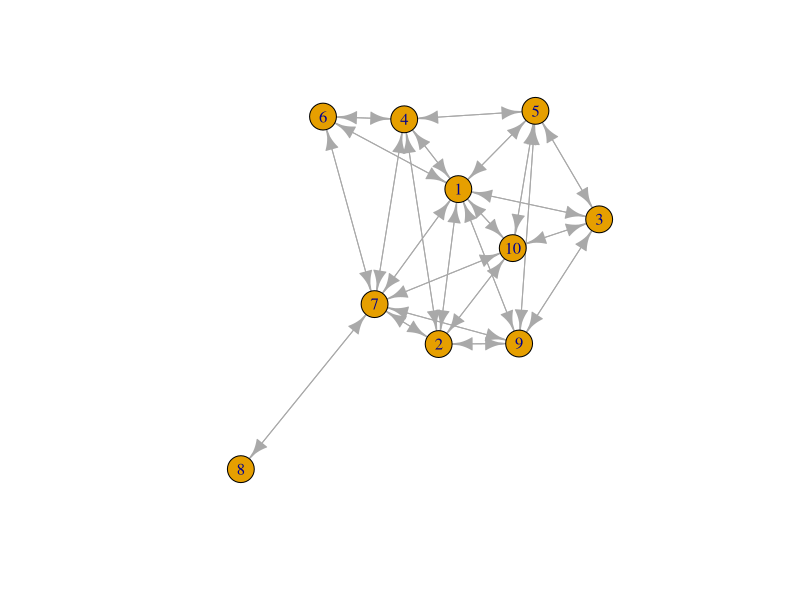
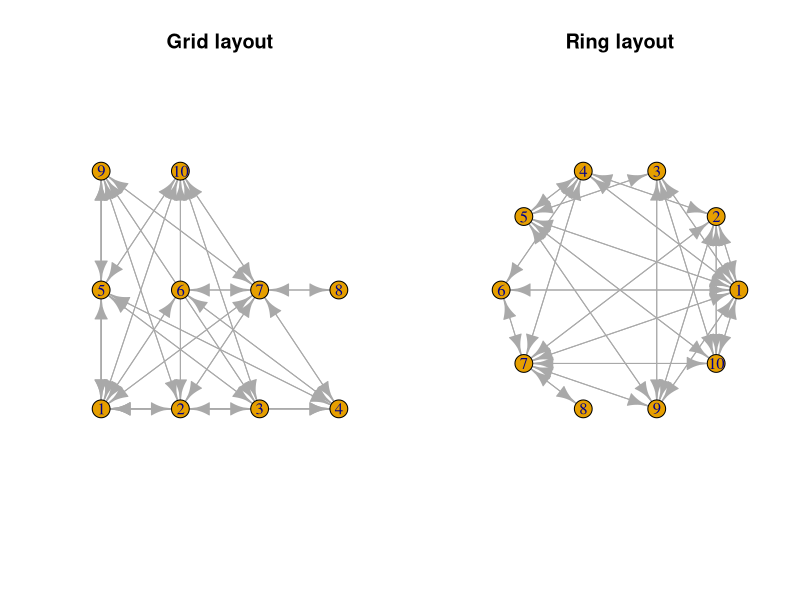
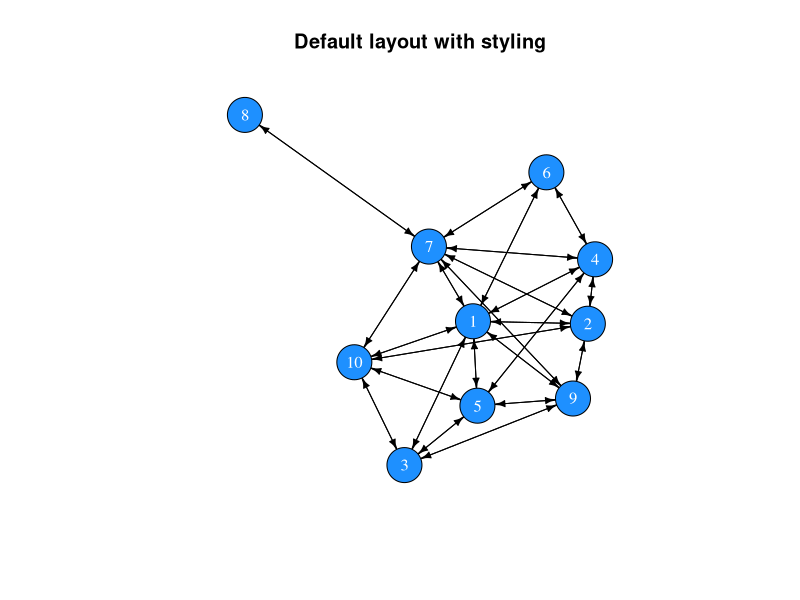
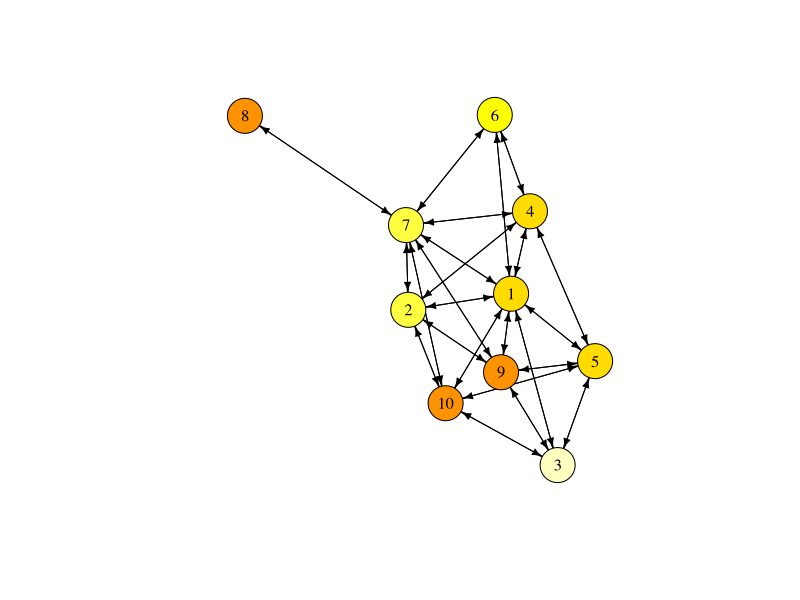
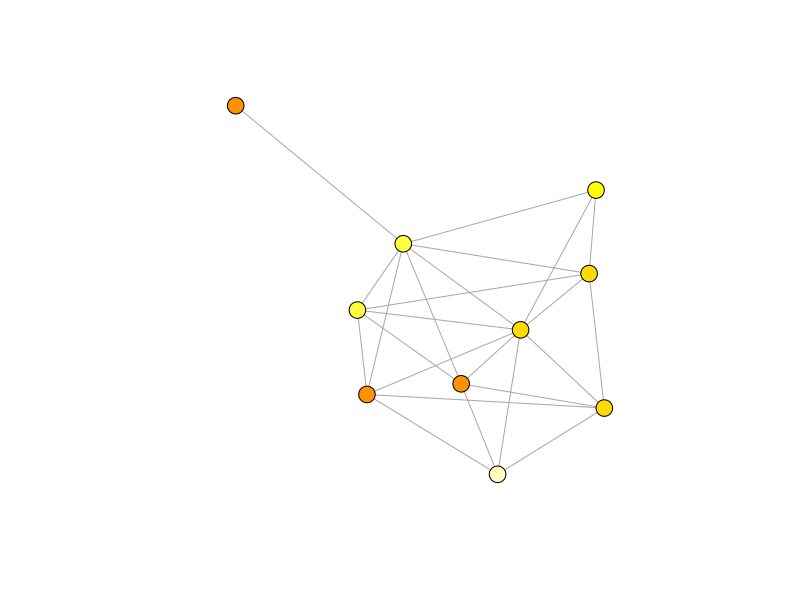
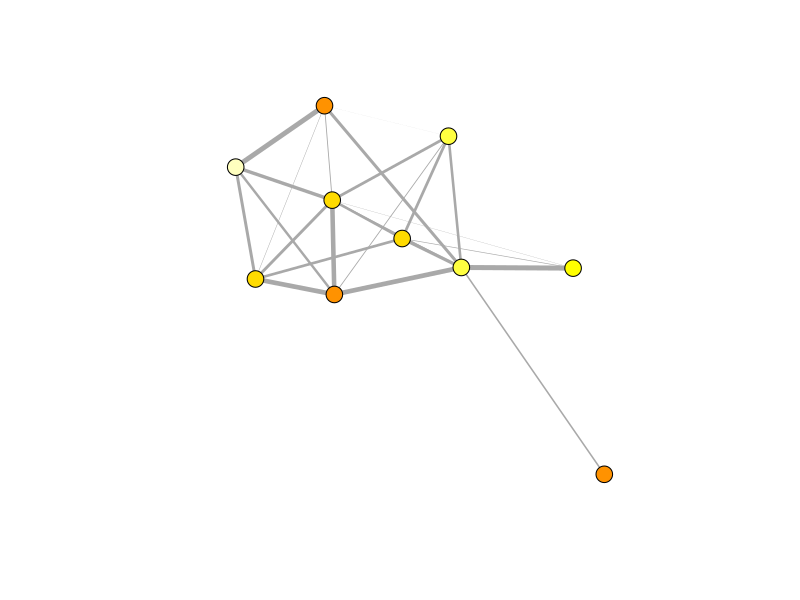

Write R code to recreate these figures, in order.
## ---- chunk 1
m <- matrix(c(0,1,1, 0,0,1, 1,1,0), nrow=3, byrow=T)
row.names(m) <- c("A","B","C")
colnames(m) <- c("A","B","C")
m
## ---- chunk 2
all(m[upper.tri(m)] == m[lower.tri(m)])
## ---- chunk 3
# Either
m[lower.tri(m)] <- t(m)[lower.tri(m)]
# or use m[2,1] <- 1
m
# Check whether the matrix is symmetric now:
all(m[upper.tri(m)] == m[lower.tri(m)])
## ---- chunk 4
n <- 10
adjm <- matrix(NA, ncol=n, nrow=n)
adjm
## ---- chunk 5
friendshipRatio <- 0.5

adjm[upper.tri(adjm)] <- sample(x = 0:1, 
                                size = n*(n-1)/2, 
                                replace = T, 
                                prob = c(1-friendshipRatio, friendshipRatio))
adjm

# add the mirror image to the lower triangle
adjm[lower.tri(adjm)] <- t(adjm)[lower.tri(adjm)]
adjm



# replace diagonal (these indicate self-references) with zeros
diag(adjm) <- 0
adjm
## ---- chunk 6
library(igraph)
net <- graph_from_adjacency_matrix(adjm)
net
## ---- chunk 7
#set.seed(1)
plot(net)
## ---- chunk 8
par(mfrow=c(1,2))
plot(net, layout=layout.grid(net), main="Grid layout")
plot(net, layout=layout.circle(net), main="Ring layout")
## ---- chunk 9
par(mfrow=c(1,1))
plot(net, 
     vertex.color="dodgerblue", 
     vertex.label.color="white",
     vertex.size=20,
     edge.color="black",
     edge.width=1,
     edge.arrow.size=0.5,
     main="Default layout with styling")
## ---- chunk 10
# There is no age attribute set
V(net)$age

# Add an age attribute and randomly assign an age class
V(net)$age <- sample(x=1:10, size=n, replace=T)

# The network now has an age attribute
V(net)$age

V(net)$colour <- heat.colors(n=10)[V(net)$age]

net
## ---- chunk 11
plot(net, 
     vertex.color=V(net)$colour, 
     vertex.label.color="black",
     vertex.size=20,
     edge.color="black",
     edge.width=1,
     edge.arrow.size=0.5)
## ---- chunk 12
net <- as.undirected(net)
plot(net, 
     vertex.color=V(net)$colour, 
     vertex.label="",
     vertex.size=9,
     edge.width=1,
     edge.arrow.size=0.5)
## ---- chunk 13
# create a copy of the adjacency matrix
adjm2 <- adjm

# draw random values from a uniform distribution and replace the matrix entries that have a value of 1
adjm2[upper.tri(adjm2)] <- runif(n=sum(upper.tri(adjm2))) * adjm2[upper.tri(adjm2)]

# copy the mirror image to the lower triangle
adjm2[lower.tri(adjm2)] <- t(adjm2)[lower.tri(adjm2)]

# create the network
net2 <- graph_from_adjacency_matrix(adjm2, weighted=TRUE, mode="undirected")
net2
## ---- chunk 14
V(net2)$age <- V(net)$age
V(net2)$colour <- V(net)$colour

plot(net2, 
     vertex.color=V(net2)$colour,
     vertex.label="",
     vertex.size=9,
     edge.width=E(net2)$weight*5,
     edge.arrow.size=0.5)
## ---- chunk 15
# vertex information
V(net)

# edge information
E(net)
## ---- chunk 16
# vertex attributes
get.vertex.attribute(graph=net)

# edge attributes
get.edge.attribute(net)
## ---- chunk 17
# vertex count
vcount(net)

# edge count
ecount(net)
## ---- chunk 18
diameter(graph=net)
## ---- chunk 19
# average distance between any dyad
mean_distance(graph=net)
## ---- chunk 20
edge_density(graph=net)
## ---- chunk 21
reciprocity(graph=net)
## ---- chunk 22
transitivity(graph=net)
## ---- chunk 23
# number of edges that connected with each node
degree(graph=net)

# as we have an undirected network, the count of incoming and outgoing edges is identical
identical(degree(graph=net, mode="in"), 
          degree(graph=net, mode="out"))

# we can use the mean of all degree centralities as a general measure for the entire network
mean(degree(graph=net))
## ---- chunk 24
sort(strength(graph=net))
## ---- chunk 25
closeness(graph=net)
## ---- chunk 26
betweenness(graph=net)
## ---- chunk 27
eigen_centrality(graph=net)$vector
